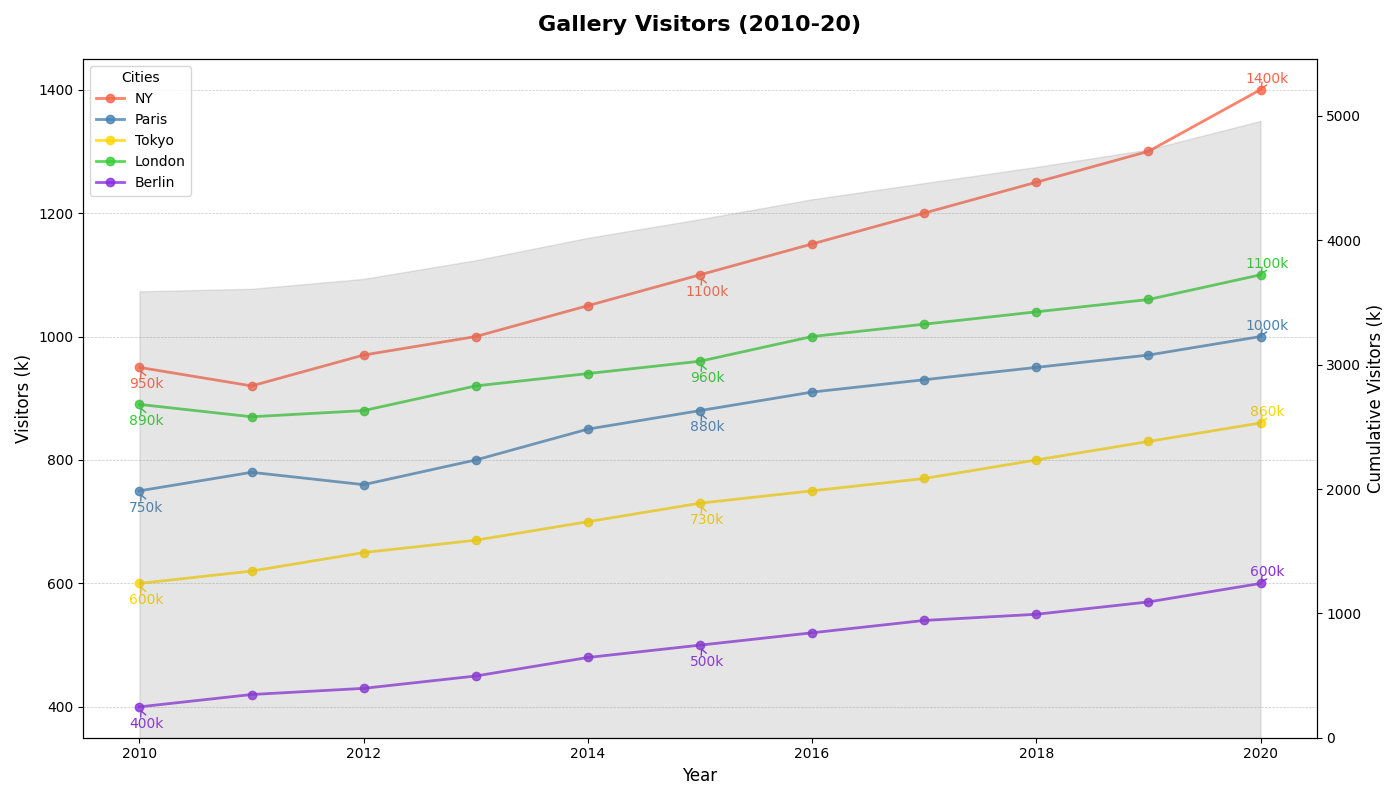

The Python source for this figure:
import matplotlib.pyplot as plt
import numpy as np

years = np.arange(2010, 2021)
gallery_visitors = {
    'NY': [950, 920, 970, 1000, 1050, 1100, 1150, 1200, 1250, 1300, 1400],
    'Paris': [750, 780, 760, 800, 850, 880, 910, 930, 950, 970, 1000],
    'Tokyo': [600, 620, 650, 670, 700, 730, 750, 770, 800, 830, 860],
    'London': [890, 870, 880, 920, 940, 960, 1000, 1020, 1040, 1060, 1100],
    'Berlin': [400, 420, 430, 450, 480, 500, 520, 540, 550, 570, 600]
}

cumulative_visitors = np.sum(list(gallery_visitors.values()), axis=0)

fig, ax1 = plt.subplots(figsize=(14, 8))

colors = ['#FF6347', '#4682B4', '#FFD700', '#32CD32', '#8A2BE2']

for (city, visitors), color in zip(gallery_visitors.items(), colors):
    ax1.plot(years, visitors, '-o', label=city, color=color, linewidth=2, markersize=6, alpha=0.8)
    
    midpoint_index = len(years) // 2
    key_points = [(years[0], visitors[0]), (years[midpoint_index], visitors[midpoint_index]), (years[-1], visitors[-1])]
    for (year, visitor) in key_points:
        ax1.annotate(f'{visitor}k', xy=(year, visitor), xytext=(5, -15 if visitor < max(visitors) else 5), 
                     textcoords='offset points', arrowprops=dict(arrowstyle='->', color=color), 
                     fontsize=10, color=color, ha='center')

ax2 = ax1.twinx()
ax2.fill_between(years, 0, cumulative_visitors, color='gray', alpha=0.2)
ax2.set_ylabel('Cumulative Visitors (k)', fontsize=12)
ax2.set_ylim(0, np.max(cumulative_visitors) + 500)

ax1.set_title('Gallery Visitors (2010-20)', fontsize=16, fontweight='bold', pad=20)
ax1.set_xlabel('Year', fontsize=12)
ax1.set_ylabel('Visitors (k)', fontsize=12)

ax1.legend(title='Cities', loc='upper left', fontsize=10)

ax1.grid(True, which='both', axis='y', linestyle='--', linewidth=0.5, alpha=0.7)

plt.tight_layout()
plt.show()
